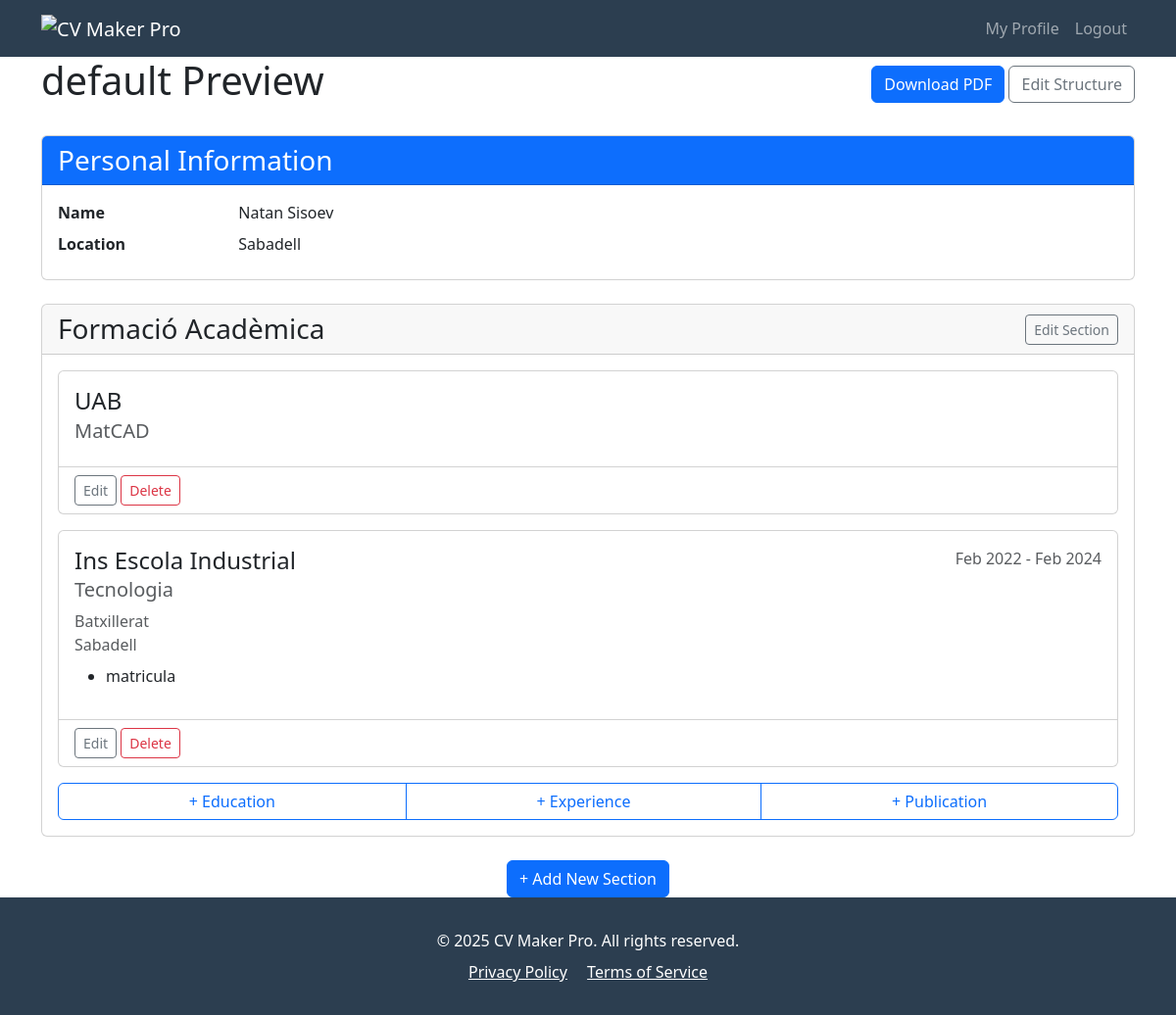
/cv/1/ (signed in), run on an earlier commit of the app's database.
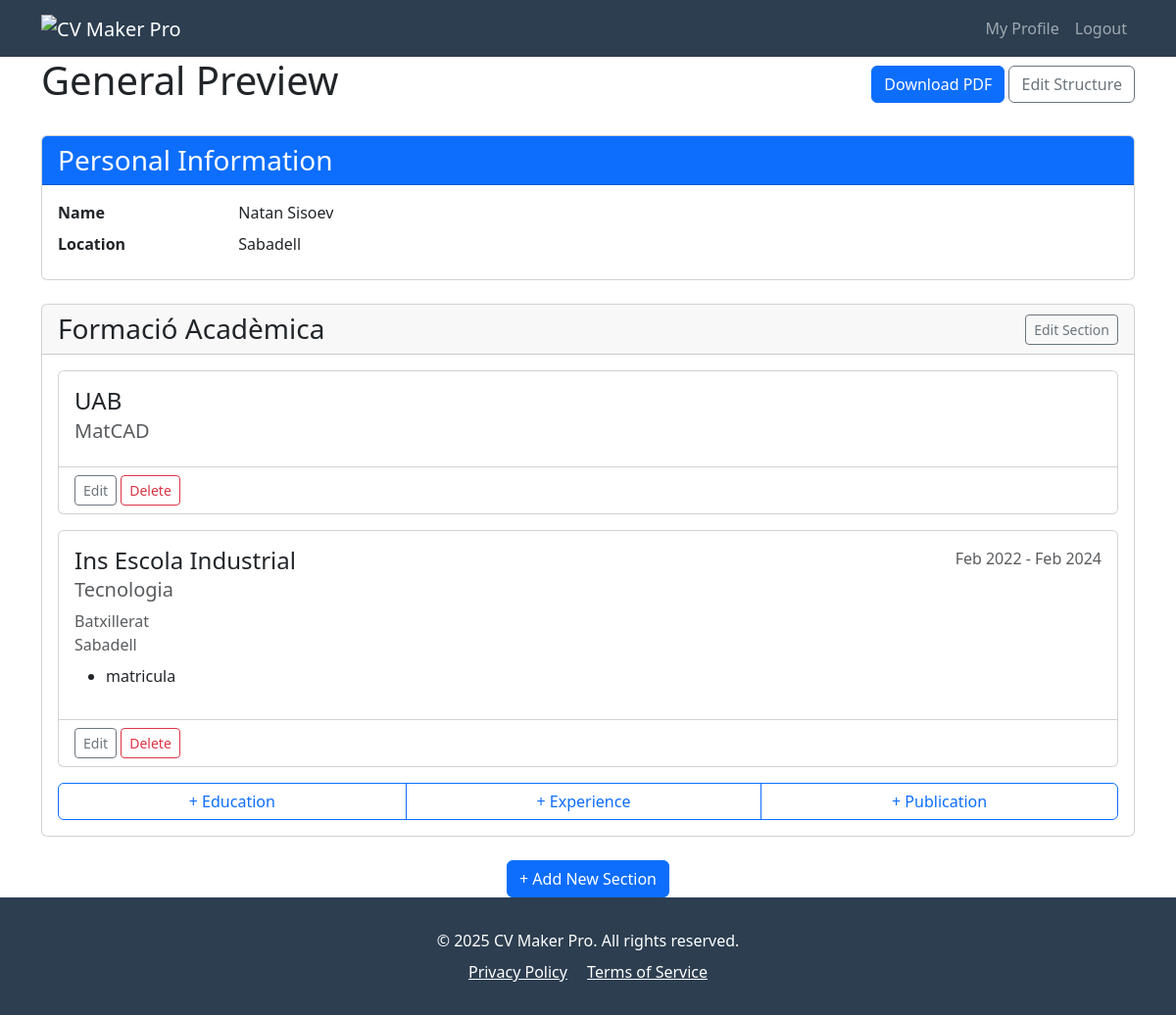
And on a later commit of the database.
### cv/models.py (models this page shows, shortened)
class CV(models.Model):
    user = models.ForeignKey(User, on_delete=models.CASCADE, related_name='cvs')
    alias = models.CharField(max_length=20, null=False, blank=False, help_text="Alias for the curriculum vitae", default="CV")
    info = models.ForeignKey("CVInfo", on_delete=models.SET_NULL, null=True, blank=True, related_name='+')
    design = models.ForeignKey("CVDesign", on_delete=models.SET_NULL, null=True, blank=True, related_name='+')
    locale = models.ForeignKey("CVLocale", on_delete=models.SET_NULL, null=True, blank=True, related_name='+')
    settings = models.ForeignKey("CVSettings", on_delete=models.SET_NULL, null=True, blank=True, related_name='+')
    created_date = models.DateTimeField(auto_now_add=True)
    modified_date = models.DateTimeField(auto_now=True)

class CVInfo(models.Model):
    user = models.ForeignKey(User, null=False, blank=False, on_delete=models.CASCADE, related_name="cv_info")
    alias = models.CharField(max_length=20, help_text="Alias for the information", default="default")
    name = models.CharField(max_length=20, null=True, blank=True, help_text="Your name")
    location = models.CharField(max_length=255, null=True, blank=True, help_text="The location of the individual")
    email = models.EmailField(null=True, blank=True, help_text="The email address of the individual")
    photo = models.ImageField(upload_to='photos/', null=True, blank=True, help_text="Path to the individual's photo")
    phone = models.CharField(max_length=20, null=True, blank=True, help_text="The phone number, including country code")
    website = models.URLField(null=True, blank=True, help_text="A URL to the individual's personal or professional website")
    social_networks = models.JSONField(null=True, blank=True, help_text="A list of social media profiles in JSON format")
    data_file = models.FileField(
        upload_to="media/cvs/src",
        null=True,
        blank=True,
        help_text="Upload YAML file with complete info"
    )
    sections: "Section" = models.ManyToManyField("Section", through="CVInfoSection", related_name="cv_infos")

class CVInfoSection(models.Model):
    cv_info = models.ForeignKey("CVInfo", on_delete=models.CASCADE)
    section = models.ForeignKey("Section", on_delete=models.CASCADE)
    order = models.PositiveIntegerField()
    class Meta:
        ordering = ['order']
        unique_together = ('cv_info', 'section')

class Section(models.Model):
    user = models.ForeignKey(User, null=False, blank=False, on_delete=models.CASCADE, related_name='cv_sections')
    title = models.CharField(max_length=50, help_text="Name of the section")
    alias = models.CharField(max_length=20, help_text="Alias for the section", default="default")

class SectionEntry(models.Model):
    user = models.ForeignKey(User, null=False, blank=False, on_delete=models.CASCADE, related_name='cv_section_entry')
    section = models.ForeignKey(Section, on_delete=models.CASCADE, related_name='section_entries')
    order = models.PositiveIntegerField()
    content_type = models.ForeignKey(ContentType, on_delete=models.CASCADE)
    object_id = models.PositiveIntegerField()
    content_object = GenericForeignKey("content_type", "object_id")
    class Meta:
        ordering = ['order']

### entries/models.py (models this page shows, shortened)
class CVEntry(models.Model):
    user: models.ForeignKey = models.ForeignKey(User, null=False, blank=False, on_delete=models.CASCADE, related_name='%(class)s')
    alias: models.CharField = models.CharField(max_length=20, null=True, blank=True, help_text="Alias for the CV entry")
    start_date: models.DateField
    end_date: models.DateField
    date: models.DateField
    summary: models.CharField
    highlights: models.CharField
    class Meta:
        abstract = True

class EducationEntry(CVEntry):
    institution = models.CharField(max_length=100, null=False, blank=False, help_text="The name of the institution")
    area = models.CharField(max_length=100, null=False, blank=False, help_text="The area of study")
    degree = models.CharField(max_length=100, blank=True, help_text="The type of degree (e.g., BS, MS, PhD)")
    location = models.CharField(max_length=100, blank=True, help_text="The location")
    start_date = models.DateField(null=True, blank=True, help_text="The start date")
    end_date = models.DateField(null=True, blank=True, help_text="The end date")
    date = models.DateField(null=True, blank=True, help_text="Custom date (overrides start_date and end_date)")
    summary = models.CharField(max_length=500, blank=True, help_text="Summary of the entry")
    highlights = models.CharField(max_length=500, blank=True, help_text="List of highlights separated by ;")

### cv/views.py (the view)
# urls.py: path("<int:cv_id>/", CVDetailView.as_view(),name="cv-detail"),
class CVDetailView(DetailView):
    model = CV
    template_name = 'cv_detail.html'
    context_object_name = 'cv'
    def get_object(self, queryset=None):
        return get_object_or_404(CV, pk=self.kwargs['cv_id'], user=self.request.user)

### cv/templatetags/cv_tags.py (called while the page is built)
@register.filter
def class_name(value):
    return value.__class__.__name__

### cv/templates/cv_detail.html (shortened to what this page needs)
{% extends 'base.html' %}
{% load static %}
{% load cv_tags %}
{% block content %}
<div class="container">
    <div class="d-flex justify-content-between align-items-center mb-4">
        <h1>{{ cv.alias }} Preview</h1>
        <div>
            <a href="{% url 'cv-download' cv.id %}" class="btn btn-primary">
                Download PDF
            </a>
            <a href="{% url 'cv-structure-edit' cv.id %}" class="btn btn-outline-secondary">
                Edit Structure
            </a>
        </div>
    </div>
    <div class="card mb-4">
        <div class="card-header bg-primary text-white">
            <h3 class="mb-0">Personal Information</h3>
        </div>
        <div class="card-body">
            <div class="row">
                <div class="col-md-{% if cv.info.photo %}10{% else %}12{% endif %}">
                    <dl class="row mb-0">
                        {% if cv.info.name %}<dt class="col-sm-2">Name</dt><dd class="col-sm-10">{{ cv.info.name }}</dd>{% endif %}
                        {% if cv.info.location %}<dt class="col-sm-2">Location</dt><dd class="col-sm-10">{{ cv.info.location }}</dd>{% endif %}
                    </dl>
                </div>
            </div>
        </div>
    </div>
    {% for info_section in cv.info.cvinfosection_set.all|dictsort:"order" %}
    <div class="section-block card mb-4" data-section-id="{{ info_section.section.id }}">
        <div class="card-header d-flex justify-content-between align-items-center">
            <h3 class="mb-0">{{ info_section.section.title }}</h3>
            <div class="section-actions">
                <a href="{% url 'cv-section-edit' cv.id info_section.section.id %}"
                   class="btn btn-sm btn-outline-secondary">
                    Edit Section
                </a>
            </div>
        </div>
        <div class="card-body">
            <div class="entries-list">
                {% for section_entry in info_section.section.section_entries.all|dictsort:"order" %}
                <div class="entry-item card mb-3" data-entry-id="{{ section_entry.id }}">
                    <div class="card-body">
                        {% with entry=section_entry.content_object %}
                        <div class="entry-header d-flex justify-content-between align-items-start mb-2">
                            <div>
                                {% if entry|class_name == 'EducationEntry' %}
                                <h4 class="card-title">{{ entry.institution }}</h4>
                                <h5 class="card-subtitle text-muted">{{ entry.area }}</h5>
                                {% elif entry|class_name == 'ExperienceEntry' %}
                                <h4 class="card-title">{{ entry.company }}</h4>
                                <h5 class="card-subtitle text-muted">{{ entry.position }}</h5>
                                {% elif entry|class_name == 'PublicationEntry' %}
                                <h4 class="card-title">{{ entry.title }}</h4>
                                <h5 class="card-subtitle text-muted">{{ entry.authors }}</h5>
                                {% else %}
                                <h4 class="card-title">{{ entry.name|default:entry.label|default:entry.title }}</h4>
                                {% endif %}
                            </div>
                            <div class="entry-dates text-muted text-end">
                                {% if entry.start_date or entry.end_date %}
                                <div>
                                    {{ entry.start_date|date:"M Y"|default:"-" }}
                                    -
                                    {{ entry.end_date|date:"M Y"|default:"Present" }}
                                </div>
                                {% endif %}
                            </div>
                        </div>
                        <div class="entry-details">
                            {% if entry|class_name == 'EducationEntry' %}
                            {% if entry.degree %}<div class="text-muted">{{ entry.degree }}</div>{% endif %}
                            {% if entry.location %}<div class="text-muted">{{ entry.location }}</div>{% endif %}
                            {% elif entry|class_name == 'ExperienceEntry' %}
                            {% if entry.location %}<div class="text-muted">{{ entry.location }}</div>{% endif %}
                            {% endif %}
                            {% if entry.highlights %}
                            <ul class="entry-highlights mt-2">
                                {% for highlight in entry.highlights.split %}
                                <li>{{ highlight }}</li>
                                {% endfor %}
                            </ul>
                            {% endif %}
                        </div>
                        {% endwith %}
                    </div>
                    <div class="card-footer bg-transparent entry-actions">
                        <a href="{% url 'cv-entry-edit' cv.id section_entry.id %}"
                           class="btn btn-sm btn-outline-secondary">
                            Edit
                        </a>
                        <a href="{% url 'cv-entry-delete' cv.id section_entry.id %}"
                           class="btn btn-sm btn-outline-danger">
                            Delete
                        </a>
                    </div>
                </div>
                {% endfor %}
            </div>
            <div class="add-entry mt-3">
                <div class="btn-group w-100">
                    <a href="{% url 'cv-entry-add' cv.id info_section.section.id 'education' %}"
                       class="btn btn-outline-primary">
                        + Education
                    </a>
                    <a href="{% url 'cv-entry-add' cv.id info_section.section.id 'experience' %}"
                       class="btn btn-outline-primary">
                        + Experience
                    </a>
                    <a href="{% url 'cv-entry-add' cv.id info_section.section.id 'publication' %}"
                       class="btn btn-outline-primary">
                        + Publication
                    </a>
                </div>
            </div>
        </div>
    </div>
    {% endfor %}
    <div class="text-center mt-4">
        <a href="{% url 'cv-section-add' cv.id %}" class="btn btn-primary">
            + Add New Section
        </a>
    </div>
</div>
{% endblock %}

### templates/base.html (shortened to what this page needs)
{% load static %}
<!DOCTYPE html>
<html lang="en">
<head>
    <link href="https://cdn.jsdelivr.net/npm/bootstrap@5.3.0/dist/css/bootstrap.min.css" rel="stylesheet">
</head>
<body>
<nav class="navbar navbar-expand-lg navbar-dark navbar-custom">
    <div class="container">
        <a class="navbar-brand" href="{% url 'home' %}">
            <img src="{% static 'images/logo.png' %}" alt="CV Maker Pro" height="40">
        </a>
        <div class="collapse navbar-collapse" id="navbarNav">
            <div class="navbar-nav ms-auto">
                {% if user.is_authenticated %}
                <a class="nav-link" href="{% url 'profile' %}">My Profile</a>
                <a class="nav-link" href="{% url 'logout' %}">Logout</a>
                {% else %}
                <a class="nav-link" href="{% url 'login' %}">Login</a>
                <a class="nav-link" href="{% url 'signup' %}">Sign Up</a>
                {% endif %}
            </div>
        </div>
    </div>
</nav>
{% block content %}{% endblock %}
<footer class="footer">
    <div class="container text-center">
        <p class="mb-0">&copy; 2025 CV Maker Pro. All rights reserved.</p>
        <div class="mt-2">
            <a href="#" class="text-white me-3">Privacy Policy</a>
            <a href="#" class="text-white">Terms of Service</a>
        </div>
    </div>
</footer>
</body>
</html>

### templates/base.html (style rules this page uses)
:root { --primary-color: #2c3e50; --secondary-color: #3498db; --accent-color: #e74c3c; }
.navbar-custom { background-color: var(--primary-color) !important; }
.footer { background-color: var(--primary-color); color: white; padding: 2rem 0; margin-top: 4rem; }
html, body { height: 100%; margin: 0; }
body { display: flex; flex-direction: column; min-height: 100vh; }
.footer { margin-top: auto; background-color: var(--primary-color); color: white; padding: 2rem 0; }

What changed in the data, as far as the page shows it:
changed CV "Natan Sisoev": alias "default" → "General"
